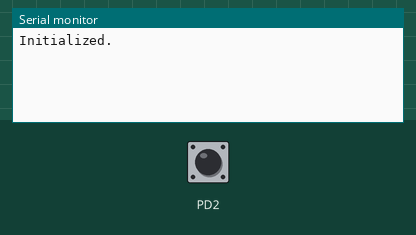
Recording of a program running on a simulated ATmega8, built with avr-gcc and emulated at 8 MHz. On the bench: the last lines printed to the serial monitor. The test bench sets the inputs (shaded band); at power-on: PD2 HIGH.

Above: at 1.2 s.
1.3 s: PD2 pulsed LOW 2 times (0.12 s each, 0.3 s apart)
At 2.8 s:
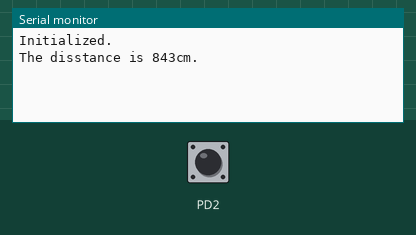
3.4 s: PD2 pulled LOW for 0.15 s
At 4.5 s:
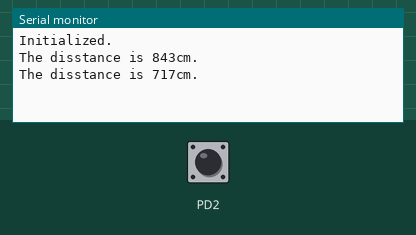
5.0 s: PD2 pulled LOW for 1 s
At 6.0 s:
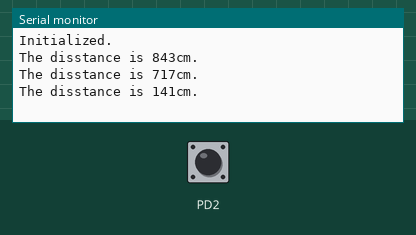
7.5 s: PD2 pulled LOW for 0.15 s
At 8.2 s:
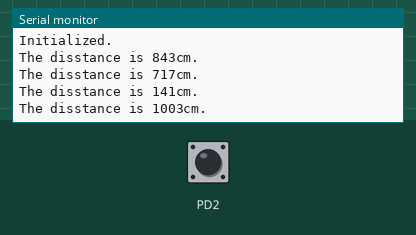
Timing chart, 0 to 10.1 s (numbered marks = the images above; inputs shaded):
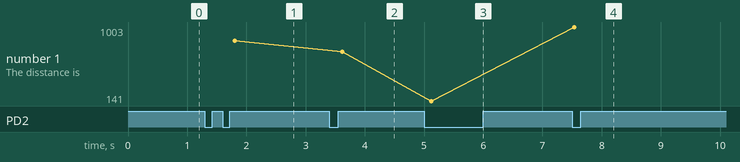

Measured:
- after the input at 1.3 s, the serial monitor: prints a new line after 0.51 s (image 1)
- after the input at 3.4 s, the serial monitor: prints a new line after 0.22 s (image 2)
- after the input at 5.0 s, the serial monitor: prints a new line after 0.12 s (image 3)
- after the input at 7.5 s, the serial monitor: prints a new line at once (image 4)
- plotted number 1: 843 → 717 after the input at 3.4 s, 717 → 141 after the input at 5.0 s, 141 → 1003 after the input at 7.5 s

The program:

main.c
```c
#include <avr/io.h>
#include <avr/interrupt.h>
#include <util/delay.h>

// BEGIN UART DRIVER
void serial_putc(uint8_t byte)
{
	while (!(UCSRA & _BV(UDRE))) {}
	UDR = byte;
}
void serial_puts(const char *str)
{
	while (*str != '\0')
		serial_putc(*(str++));
}
void serial_println(const char *str)
{
	serial_puts(str);
	serial_puts("\n\r");
}
// END UART DRIVER

// Globals
volatile uint8_t  ready     = 0;
volatile uint16_t tics      = 0;
volatile uint16_t end_pulse = 0;

ISR(TIMER0_OVF_vect)          // ISR called every 32us due to Timer0 overflow
{
	++tics;
}

ISR(INT0_vect)                // ISR called by the HC-SR04
{
	if (MCUCR & _BV(ISC00))   // If we were waiting for device to start working (raising edge)
	{
		tics = 0;             // Reset the timer
		MCUCR &= ~_BV(ISC00); // Make mcu call this function when the HC-SR04 finishes measurement
	}
	else                      // Device finished measurement
	{
		end_pulse = tics;     // save the measurement
		ready = 1;            // Set the flag, that indicates the measurement is finished
		MCUCR |= _BV(ISC00);  // Przerwanie przy zboczu malejącym na INT0
	}
}

void trigger_sensor()
{
	ready = 0;				// Make sure main loop waits for HC-SR04 to finish
	PORTB |= _BV(PB1);		//
	_delay_us(10);			//  Give the HC-SR04 signal to start measurement
	PORTB &= ~_BV(PB1);		//
}

char buffer [100];

int initialize(){
	DDRD &= ~(_BV(PD2));                //
	PORTD |= _BV(PD2);                  // not sure why it is here - no time to check :)

	DDRB |= _BV(PB1);                   // PB1 triggers the sensor

	// Enable UART
	UBRRL = 25;                         // set oscilator frequency to 9600bps
	UCSRA |= _BV(U2X);
	UCSRB = (1 << RXEN) | ( 1 << TXEN);

	// Timer 0
	TCCR0 |= _BV(CS00);
	TIMSK |= _BV(TOIE0);

	// Interrupts
	GICR |= _BV(INT0);                  // Interrupts on INT0
	MCUCR |= _BV(ISC01) | _BV(ISC00);   // Rising edge on INT0 interrupts
	sei();                              // Interrupts on

	_delay_ms(500);                     // Wait for HC-SR04 to initialize (this was so frustrating to find)
	serial_println("Initialized.");

	trigger_sensor();                   // start first measurement
}

int main()
{
	initialize();
	while (1)
	{
		_delay_ms(250);
		if (ready)                                // If there measurement is finished
		{
			trigger_sensor();                     // start the next one
			if (end_pulse > 0)                    // if it is correct
			{
				end_pulse *= 32;
				end_pulse /= 58;                  // 58 us means 1 cm for us.

				itoa(end_pulse, buffer, 10);

				serial_puts("The disstance is ");
				serial_puts(buffer);
				serial_println("cm.");
			}
		}
	}
}
```
